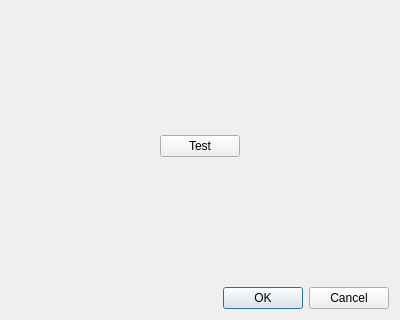
<?xml version="1.0" encoding="UTF-8"?>
<ui version="4.0">
 <class>Dialog</class>
 <widget class="QDialog" name="Dialog">
  <property name="geometry">
   <rect>
    <x>0</x>
    <y>0</y>
    <width>400</width>
    <height>320</height>
   </rect>
  </property>
  <property name="windowTitle">
   <string>Dialog</string>
  </property>
  <layout class="QVBoxLayout" name="verticalLayout">
   <item>
    <layout class="QGridLayout" name="gridLayout">
     <item row="1" column="0">
      <spacer name="horizontalSpacer">
       <property name="orientation">
        <enum>Qt::Horizontal</enum>
       </property>
       <property name="sizeHint" stdset="0">
        <size>
         <width>40</width>
         <height>20</height>
        </size>
       </property>
      </spacer>
     </item>
     <item row="1" column="2">
      <spacer name="horizontalSpacer_2">
       <property name="orientation">
        <enum>Qt::Horizontal</enum>
       </property>
       <property name="sizeHint" stdset="0">
        <size>
         <width>40</width>
         <height>20</height>
        </size>
       </property>
      </spacer>
     </item>
     <item row="1" column="1">
      <widget class="QPushButton" name="pushButton">
       <property name="text">
        <string>Test</string>
       </property>
      </widget>
     </item>
     <item row="0" column="1">
      <spacer name="verticalSpacer">
       <property name="orientation">
        <enum>Qt::Vertical</enum>
       </property>
       <property name="sizeHint" stdset="0">
        <size>
         <width>20</width>
         <height>40</height>
        </size>
       </property>
      </spacer>
     </item>
     <item row="2" column="1">
      <spacer name="verticalSpacer_2">
       <property name="orientation">
        <enum>Qt::Vertical</enum>
       </property>
       <property name="sizeHint" stdset="0">
        <size>
         <width>20</width>
         <height>40</height>
        </size>
       </property>
      </spacer>
     </item>
    </layout>
   </item>
   <item>
    <widget class="QDialogButtonBox" name="buttonBox">
     <property name="orientation">
      <enum>Qt::Horizontal</enum>
     </property>
     <property name="standardButtons">
      <set>QDialogButtonBox::Cancel|QDialogButtonBox::Ok</set>
     </property>
    </widget>
   </item>
  </layout>
 </widget>
 <resources/>
 <connections>
  <connection>
   <sender>buttonBox</sender>
   <signal>accepted()</signal>
   <receiver>Dialog</receiver>
   <slot>accept()</slot>
   <hints>
    <hint type="sourcelabel">
     <x>248</x>
     <y>254</y>
    </hint>
    <hint type="destinationlabel">
     <x>157</x>
     <y>274</y>
    </hint>
   </hints>
  </connection>
  <connection>
   <sender>buttonBox</sender>
   <signal>rejected()</signal>
   <receiver>Dialog</receiver>
   <slot>reject()</slot>
   <hints>
    <hint type="sourcelabel">
     <x>316</x>
     <y>260</y>
    </hint>
    <hint type="destinationlabel">
     <x>286</x>
     <y>274</y>
    </hint>
   </hints>
  </connection>
 </connections>
</ui>
